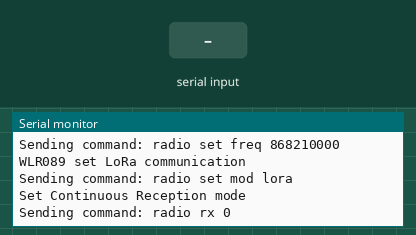
The sketch below on a simulated Arduino Mega 2560, built with avr-gcc and run on an emulated ATmega2560. On the bench: the last lines printed to the serial monitor. Inputs (shaded band) come from the test bench.

Above: at 9.2 s.
9.3 s: "90,45\n" received over the second serial link
At 10.0 s:
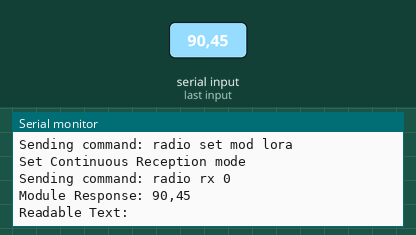
11.0 s: "5\n" received over the second serial link
At 12.3 s:
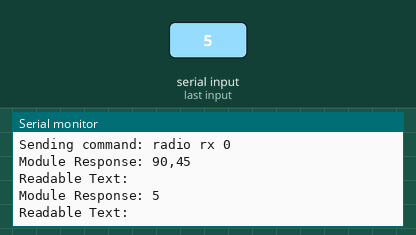

The sketch:

Arduino_ground_station.ino
```cpp
#include <SoftwareSerial.h>

#define BAUD_RATE 115200  // Default baud rate from manual

// Define the frequency to be set (in Hz)
long frequency = 868210000;  // Example: 868.210 MHz

SoftwareSerial Serial1(6, 7);

void readResponse(bool isHex=false);
String hexToString(String& hexInput);

void setup() {
  Serial.begin(9600);           // Start serial communication for feedback
  Serial.println("test");
  Serial1.begin(BAUD_RATE); // Start UART communication

  // Wait for the serial monitor to be ready
  while (!Serial) {
    delay(100);
  }

  Serial.println("WLR089 get frequency");
  String cmd = "radio get freq\r\n";  // Construct the command
  Serial.print("Sending command: ");
  Serial.println(cmd);
  Serial1.print(cmd);
  delay(2000);
  readResponse();

  Serial.println("WLR089 Set frequency");
  cmd = "radio set freq " + String(frequency) + "\r\n";  // Construct the command
  Serial.print("Sending command: ");
  Serial.println(cmd);
  // Send the command to the WLR089 module over UART
  Serial1.print(cmd);
  delay(2000);  // Give more time for the module to process (increased delay)
  // Echo back the response from the module
  readResponse();

  Serial.println("WLR089 set LoRa communication");
  cmd = "radio set mod lora\r\n";  // Construct the command
  Serial.print("Sending command: ");
  Serial.println(cmd);
  Serial1.print(cmd);
  delay(2000);
  readResponse();

  Serial.println("Set Continuous Reception mode");
  cmd = "radio rx 0\r\n";
  Serial.print("Sending command: ");
  Serial.println(cmd);
  Serial1.print(cmd);
  delay(2000);
  readResponse();

  /*Serial.println("Send message");
  cmd = "radio tx 68656C6C6F5F776F726C64 5\r\n";
  Serial.print("Sending command: ");
  Serial.println(cmd);
  Serial1.print(cmd);
  delay(2000);
  readResponse();*/
}

void loop() {
  // Continuously check for responses from the WLR089 module
  readResponse(true);
  delay(500);  // Adjust delay as needed
}

// Function to read and print the module's response
void readResponse(bool isHex=false) {
  if (Serial1.available()) {
    String response = Serial1.readStringUntil('\n');  // Read response line by line
    Serial.print("Module Response: ");
    Serial.println(response);
    if(isHex) {
      // Transform hex data back into readable text
      String readableText = hexToString(response);
      Serial.print("Readable Text: ");
      Serial.println(readableText);
    }
    Serial.println();
  }
}

String hexToString(String& hexInput) {
  String textString;
  // Remove "radio_rx " from the input string
  hexInput.remove(0, 9);
  for (int i = 0; i < hexInput.length(); i += 2) {
    String hexChar = hexInput.substring(i, i + 2);
    char charValue = (char) strtol(hexChar.c_str(), NULL, 16);
    textString += charValue;
  }
  return textString;
}
```

Measured:
- after the input at 9.3 s, the serial monitor: prints a new line after 0.22 s (image 1)
- after the input at 11.0 s, the serial monitor: prints a new line at once (image 2)
